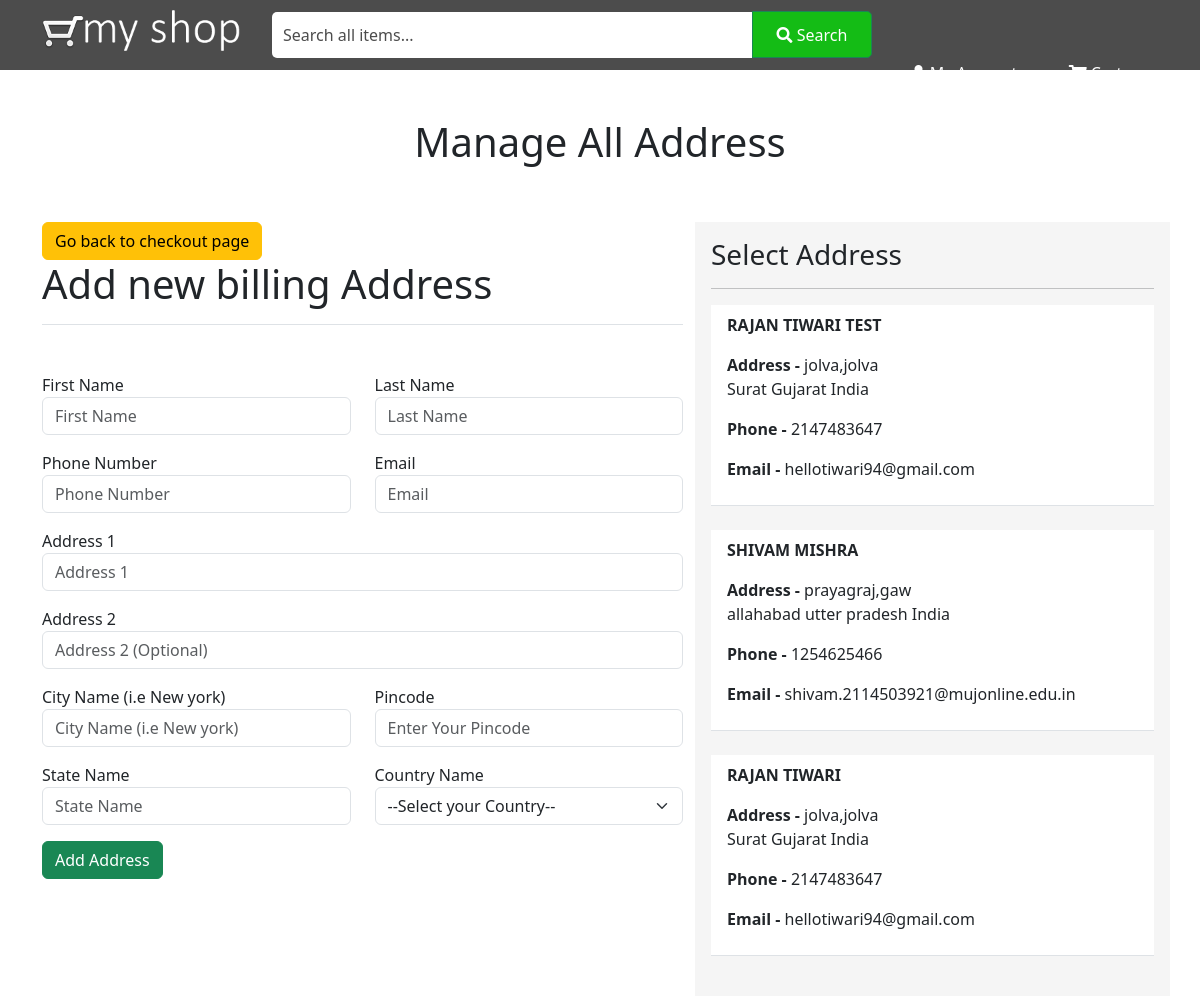
Page /add_address.php (signed in) on the committed database.
### tables this page shows
CREATE TABLE `addresses` (
  `address_id` int(11) NOT NULL,
  `first_name` varchar(100) NOT NULL,
  `last_name` varchar(100) NOT NULL,
  `phone_number` int(15) NOT NULL,
  `email` varchar(100) NOT NULL,
  `address_one` text NOT NULL,
  `address_two` text DEFAULT NULL,
  `city_name` varchar(100) NOT NULL,
  `pincode` int(6) NOT NULL,
  `state_name` varchar(50) NOT NULL,
  `country_name` varchar(50) NOT NULL,
  `user_id` int(11) NOT NULL,
  `created_at` varchar(30) NOT NULL,
  `updated_at` timestamp NOT NULL DEFAULT current_timestamp() ON UPDATE current_timestamp()
);

### class/Db.php (called while the page is built, shortened)
<?php
class Db
{
    private $host = 'localhost';
    private $username = 'root';
    private $password = '';
    private $database = 'myweb_ecom';
    public function __construct()
    {
        try {
            $dsn = "mysql:host={$this->host}; dbname={$this->database};";
            $option = array(PDO::ATTR_PERSISTENT);
            $this->db = new PDO($dsn, $this->username, $this->password, $option);
        } catch (PDOException $e) {
            echo "Connection Error: " . $e->getMessage();
            exit;
        }
    }
}

### class/Crud.php (called while the page is built, shortened)
<?php
require_once('Db.php');
class Crud extends Db
{
    public function custom_get($table_name, $where = '', $fetch_type = "fetchAll")
    {
        $sql = "SELECT * FROM $table_name ";
        if (!empty($where)) {
            $sql .= $where;
        }
        $stmt = $this->db->prepare($sql);
        $stmt->execute();
        if ($fetch_type == "fetchAll") {
            $result = $stmt->fetchAll(PDO::FETCH_ASSOC);
        }
        return $result;
    }
}

### add_address.php (the view, shortened to what this page needs)
<?php
include 'includes/header.php';
include 'includes/navbar.php';
require_once 'class/Crud.php';
$obj = new Crud();
?>
<div class="cart">
    <div class="cart-body" style="background: #ffffff;">
        <h1 class="text-center py-5">Manage All Address</h1>
        <div class="container">
            <?php
            if (!isset($_SESSION['loggedIn'])) { ?>
                <h1 class="text-center pt-5 pb-3">You are not logged In.</h1>
                <div class="d-flex justify-content-center">
                    <a href="login.php" class="nav-link">Click here for login</a>
                </div>
            <?php } else {
                $user_id = $_SESSION['id'];
                $all_address = $obj->custom_get('addresses'," WHERE user_id = '$user_id'",'fetchAll');
            ?>
                <div class="row">
                    <div class="col-md-7">
                        <a href="checkout.php" class="btn btn-warning">Go back to checkout page</a>
                        <h1 class="border-bottom pb-3 mb-5">Add new billing Address</h1>
                        <form action="action/address_action.php" method="post">
                            <div class="row">
                                <div class="form-group mb-3 col-md-6">
                                    <label for="first_name">First Name</label>
                                    <input type="text" name="first_name" id="first_name" placeholder="First Name" class="form-control">
                                </div>
                                <div class="form-group mb-3 col-md-6">
                                    <label for="last_name">Last Name</label>
                                    <input type="text" name="last_name" id="last_name" placeholder="Last Name" class="form-control">
                                </div>
                                <div class="form-group mb-3 col-md-6">
                                    <label for="phone">Phone Number</label>
                                    <input type="tel" name="phone" id="phone" placeholder="Phone Number" class="form-control">
                                </div>
                                <div class="form-group mb-3 col-md-6">
                                    <label for="email">Email</label>
                                    <input type="email" name="email" id="email" placeholder="Email" class="form-control">
                                </div>
                                <div class="form-group mb-3 col-md-12">
                                    <label for="address_1">Address 1</label>
                                    <input type="text" name="address_1" id="address_1" placeholder="Address 1" class="form-control">
                                </div>
                                <div class="form-group mb-3 col-md-12">
                                    <label for="address_2">Address 2</label>
                                    <input type="text" name="address_2" id="address_2" placeholder="Address 2 (Optional)" class="form-control">
                                </div>
                                <div class="form-group mb-3 col-md-6">
                                    <label for="city">City Name (i.e New york)</label>
                                    <input type="text" name="city" id="city" placeholder="City Name (i.e New york)" class="form-control">
                                </div>
                                <div class="form-group mb-3 col-md-6">
                                    <label for="pincode">Pincode</label>
                                    <input type="text" name="pincode" id="pincode" placeholder="Enter Your Pincode" class="form-control">
                                </div>
                                <div class="form-group mb-3 col-md-6">
                                    <label for="state">State Name</label>
                                    <input type="text" name="state" id="state" placeholder="State Name" class="form-control">
                                </div>
                                <div class="form-group mb-3 col-md-6">
                                    <label for="country">Country Name</label>
                                    <select name="country" id="country" class="form-select">
                                        <option selected disabled>--Select your Country--</option>
                                    </select>
                                </div>
                                <div class="col-md-6">
                                    <button type="submit" class="btn btn-success">Add Address</button>
                                </div>
                            </div>
                        </form>
                    </div>
                    <div class="col-md-5 p-3" style="background: #f5f5f5;">
                        <h3>Select Address</h3>
                        <hr>
                        <ul class="list-group list-group-flush" style="list-style-type: none;">
                            <?php
                            foreach ($all_address as $address) :
                            ?>
                                <li class="list-group-item mb-4">
                                    <div class="fw-bold">
                                        <p class="text-uppercase">
                                            <?= $address['first_name'].' '.$address['last_name']; ?>
                                        </p>
                                    </div>
                                    <div class="">
                                        <p>
                                            <strong>Address - </strong><?= $address['address_one'].','.$address['address_two']; ?>
                                            <br>
                                            <?= $address['city_name'].' '.$address['state_name'].' '.$address['country_name']; ?>
                                        </p>
                                        <p>
                                            <strong>Phone - </strong><?= $address['phone_number']; ?>
                                        </p>
                                        <p>
                                            <strong>Email - </strong><?= $address['email']; ?>
                                        </p>
                                    </div>
                                <li>
                                <?php
                            endforeach; ?>
                        </ul>
                    </div>
                </div>
        </div>
    <?php } ?>
    </div>
</div>
<?php
include 'includes/footer.php';
?>

### css/style.css (style rules this page uses)
* { margin: 0; padding: 0; }
body { background: silver; }

### rows in the picture
addresses: first_name "RAJAN", last_name "TIWARI TEST", address_one "jolva", address_two "jolva", city_name "Surat", state_name "Gujarat", country_name "India", phone_number "2147483647", email "hellotiwari94@gmail.com"
addresses: first_name "SHIVAM", last_name "MISHRA", address_one "prayagraj", address_two "gaw", city_name "allahabad", state_name "utter pradesh", country_name "India", phone_number "1254625466", email "shivam.2114503921@mujonline.edu.in"
addresses: first_name "RAJAN", last_name "TIWARI", address_one "jolva", address_two "jolva", city_name "Surat", state_name "Gujarat", country_name "India", phone_number "2147483647", email "hellotiwari94@gmail.com"
